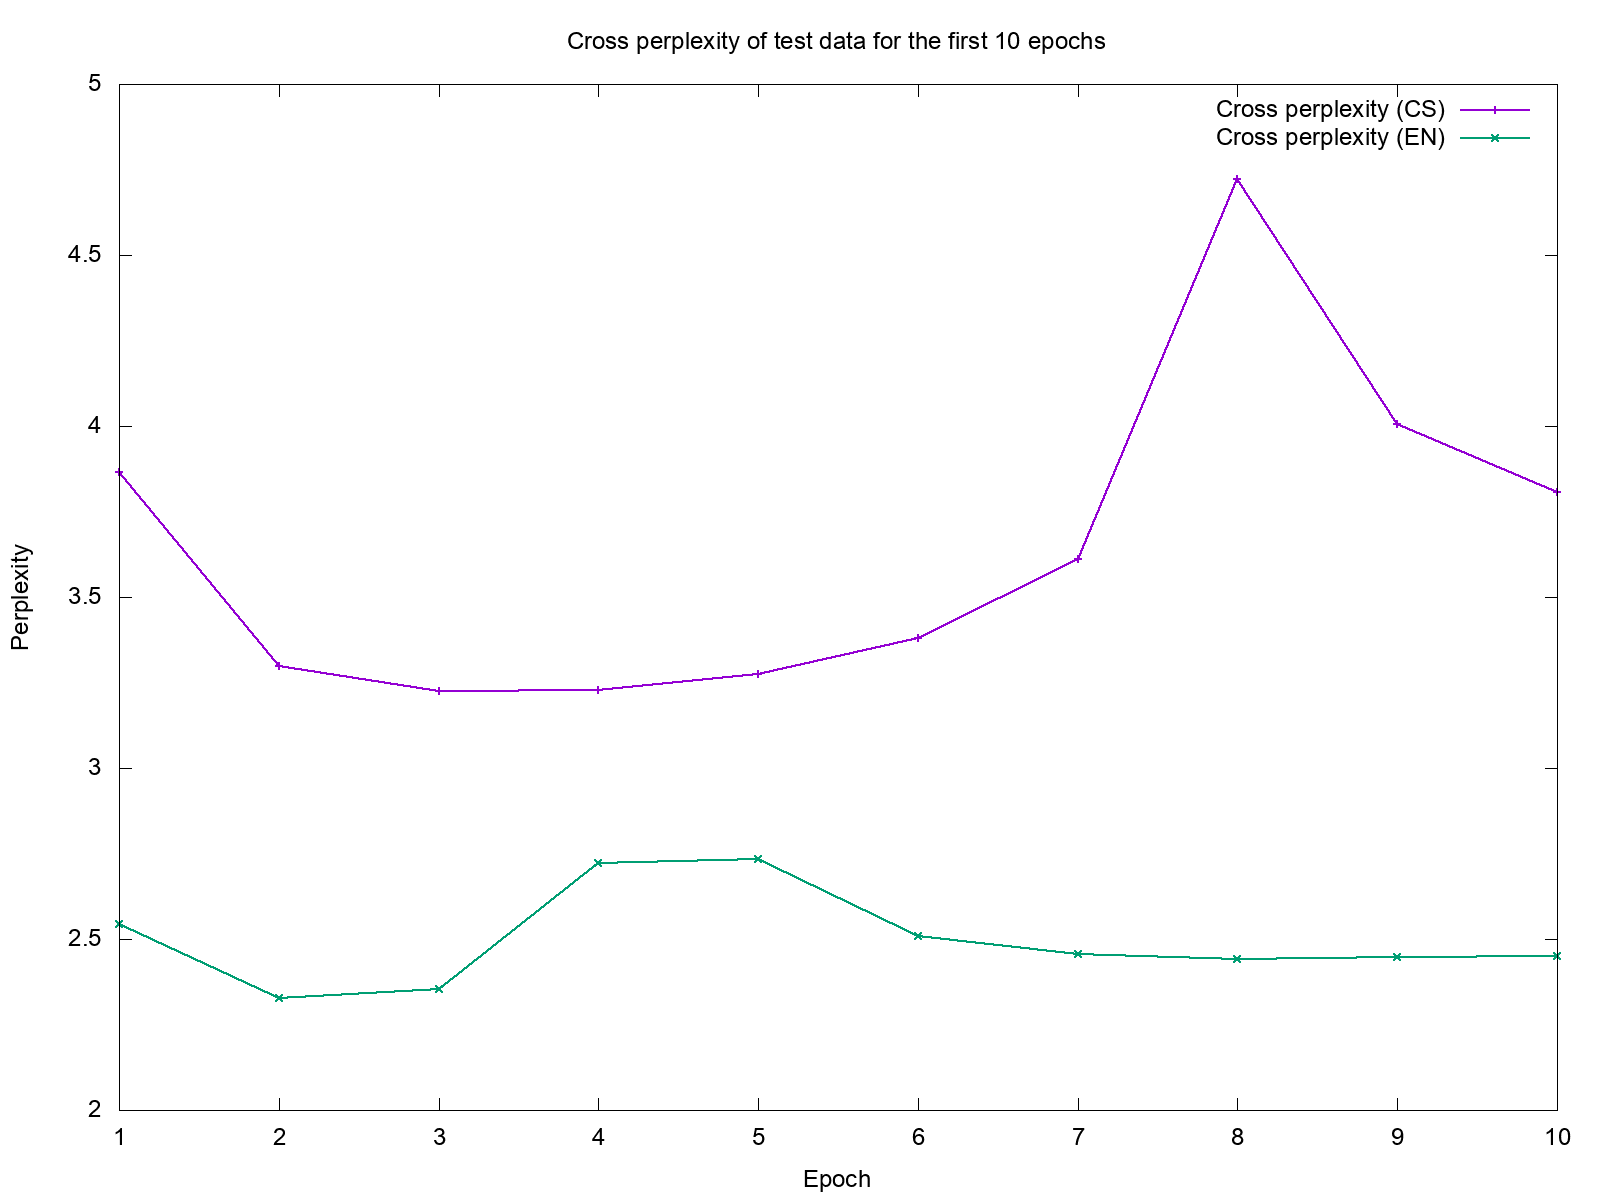

Recreate this plot in gnuplot.
set title "Cross perplexity of test data for the first 10 epochs"
# png transparent enhanced
set terminal png enhanced giant font "arial,18" size 1600, 1200
set output "perplexity.png"

# set datafile separator "\t"

#set xtics nomirror rotate by -45
set xrange [1:10]
#set yrange [0:]
set xlabel "Epoch"
set ylabel "Perplexity"

plot 'perplexity.tsv' using 1:(2**$2) title 'Cross perplexity (CS)' with linespoints lw 2, \
     ''               using 1:(2**$3) title 'Cross perplexity (EN)' with linespoints lw 2
